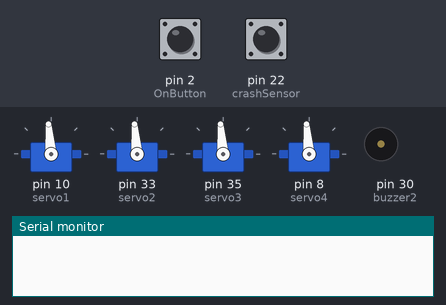
A sketch run on a simulated Arduino Mega 2560, built with avr-gcc and run on an emulated ATmega2560. Parts: 4 × servo, buzzer (waves = sounding), the last lines printed to the serial monitor. Inputs (shaded band) come from the test bench; at power-on: pin 2 (OnButton) HIGH, pin 22 (crashSensor) LOW.

Above: at 1.2 s.
1.3 s: pin 2 (OnButton) pulled LOW for 0.15 s
At 2.6 s:
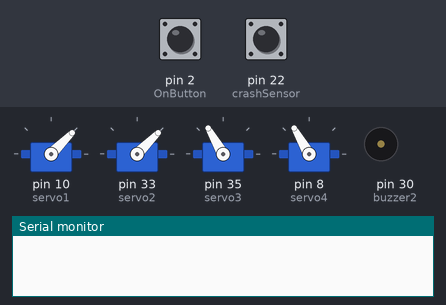
4.4 s: pin 22 (crashSensor) pulsed HIGH 2 times (0.12 s each, 0.3 s apart)
7.8 s: pin 22 (crashSensor) pulsed HIGH 5 times (0.12 s each, 0.3 s apart)
At 9.8 s:
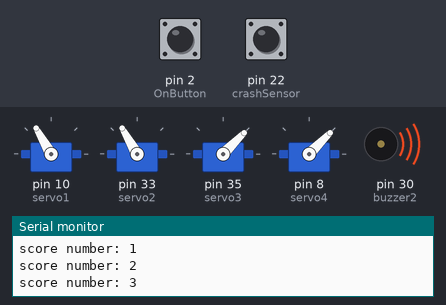
11.4 s: pin 2 (OnButton) pulled LOW for 1 s
At 15.4 s:
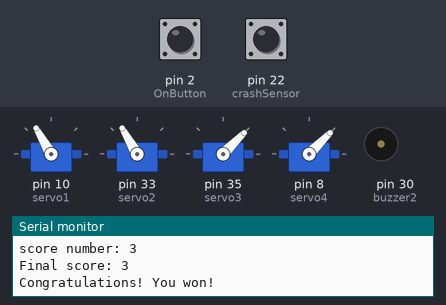
Timing chart, 0 to 58.8 s (numbered marks = the images above; inputs shaded):
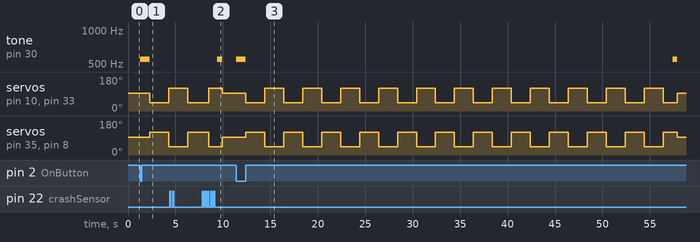

The sketch:

Mini_Basketball_FSM_Arduino.ino
```cpp
#include <Servo.h>
// Mini Basketball Finite State Machine
// Made by Delroy Mangal

//Sketch variables
Servo servo1;
Servo servo2;
Servo servo3;
Servo servo4;

//Timer variables
unsigned long startMillis;
unsigned long curMillis;
const unsigned long period = 45000;

//Servo variables
long lastFlippedTime = 0;
long interval = 2000;
int servoTracker = 0;
int startServos = 0;

//Pin assignments
const int OnButton = 2;
const int buzzer1 = 12;
const int buzzer2 = 30;
const int crashSensor = 22;


//Wait state variables
bool gameRunning = false;


//Game state variables
unsigned long gameTime = 0;
int score = 0;
int sensorState = 0;
int lastSensorState = 0;


//Variables to represent state
const int WAITING = 0;
const int GAMING = 1;

//State variable and initial state
int state = WAITING;


//State 0: Wait until button is pressed
void wait() {
  //Stops rotation of servos
    servo1.write(95);
    servo2.write(95);
    servo3.write(95);
    servo4.write(95);
    startMillis = 0;

  //Starts game
    if(!digitalRead(OnButton)){
    gameRunning = true;
  }

  if(gameRunning == true){
    state = GAMING;
  }
}

//State 1: Playing the game.
void game() {
  tone(buzzer1, 550);
  tone(buzzer2, 550);
  delay(1000);
  noTone(buzzer1);
  noTone(buzzer2);

  startMillis = millis();

  while(gameRunning == true){
    curMillis = millis();

    //Keeps track of score
    sensorState = digitalRead(crashSensor);

    if(sensorState != lastSensorState){
    if (sensorState == HIGH) {

    } else {
      // if the current state is LOW then the button went from on to off:
      score++;
      Serial.print("score number: ");
      Serial.println(score);
    }
    delay(300);
  }
    lastSensorState = sensorState;

  //Gives initial direction for Servos
    if(startServos == 0){
      startServos = 1;
      servo1.write(120);
      servo2.write(120);
      servo3.write(45);
      servo4.write(45);
    }

  //Switches the direction the servos move towards depending on the servoTracker variable
    if(curMillis - lastFlippedTime >= interval){
      if(servoTracker == 0){
        servo1.write(45);
        servo2.write(45);
        servo3.write(120);
        servo4.write(120);
        lastFlippedTime = curMillis;
        servoTracker = 1;
      }
      else{
        servo1.write(120);
        servo2.write(120);
        servo3.write(45);
        servo4.write(45);
        lastFlippedTime = curMillis;
        servoTracker = 0;
      }
    }

  //Winning condition
    if(score == 3) {
      gameRunning = false;
      tone(buzzer1, 550);
      tone(buzzer2, 550);
      delay(500);
      noTone(buzzer1);
      noTone(buzzer2);
      Serial.print("Final score: ");
      Serial.println(score);
      Serial.println("Congratulations! You won!");
      score = 0;
    }

  //Time is up
    if(curMillis - startMillis >= period){
      gameRunning = false;
      tone(buzzer1, 550);
      tone(buzzer2, 550);
      delay(500);
      noTone(buzzer1);
      noTone(buzzer2);
      Serial.print("Final score: ");
      Serial.println(score);
      Serial.println("Better luck next time.");
      score = 0;
    }
  }

  state = WAITING;

}

void setup() {
  // Configures servos, buzzers, sensor, and button
  servo1.attach(10); //L
  servo2.attach(33); //R
  servo3.attach(35); //R
  servo4.attach(8); //L
  pinMode(OnButton, INPUT);
  pinMode(buzzer1, OUTPUT);
  pinMode(buzzer2, OUTPUT);
  pinMode(crashSensor, INPUT);
  Serial.begin(9600);
}

void loop() {
  // Loops through the wait state and game state
  if (state == WAITING) {
    wait();
  } else if (state == GAMING) {
    game();
  }
  else {
    state = WAITING;
  }

}
```

Measured:
- after the input at 1.3 s, tone on pin 30 (buzzer2): silent → 550 Hz at once, → silent 1.0 s later; servo on pin 10 (servo1), servo on pin 33 (servo2): 95° → 45° after 1.0 s, → 120° 2.0 s later; servo on pin 35 (servo3), servo on pin 8 (servo4): 95° → 120° after 1.0 s, → 45° 2.0 s later
- after the input at 7.8 s, tone on pin 30 (buzzer2): silent → 550 Hz after 1.6 s, → silent 0.50 s later
- after the input at 11.4 s, tone on pin 30 (buzzer2): silent → 550 Hz at once, → silent 1.0 s later, → 550 Hz 45.0 s later, → silent 0.50 s later; servo on pin 10 (servo1): 95° → 45° after 1.0 s, → 120° 2.0 s later, → 45° 2.0 s later, → 120° 2.0 s later, … (24 changes in this stretch)
